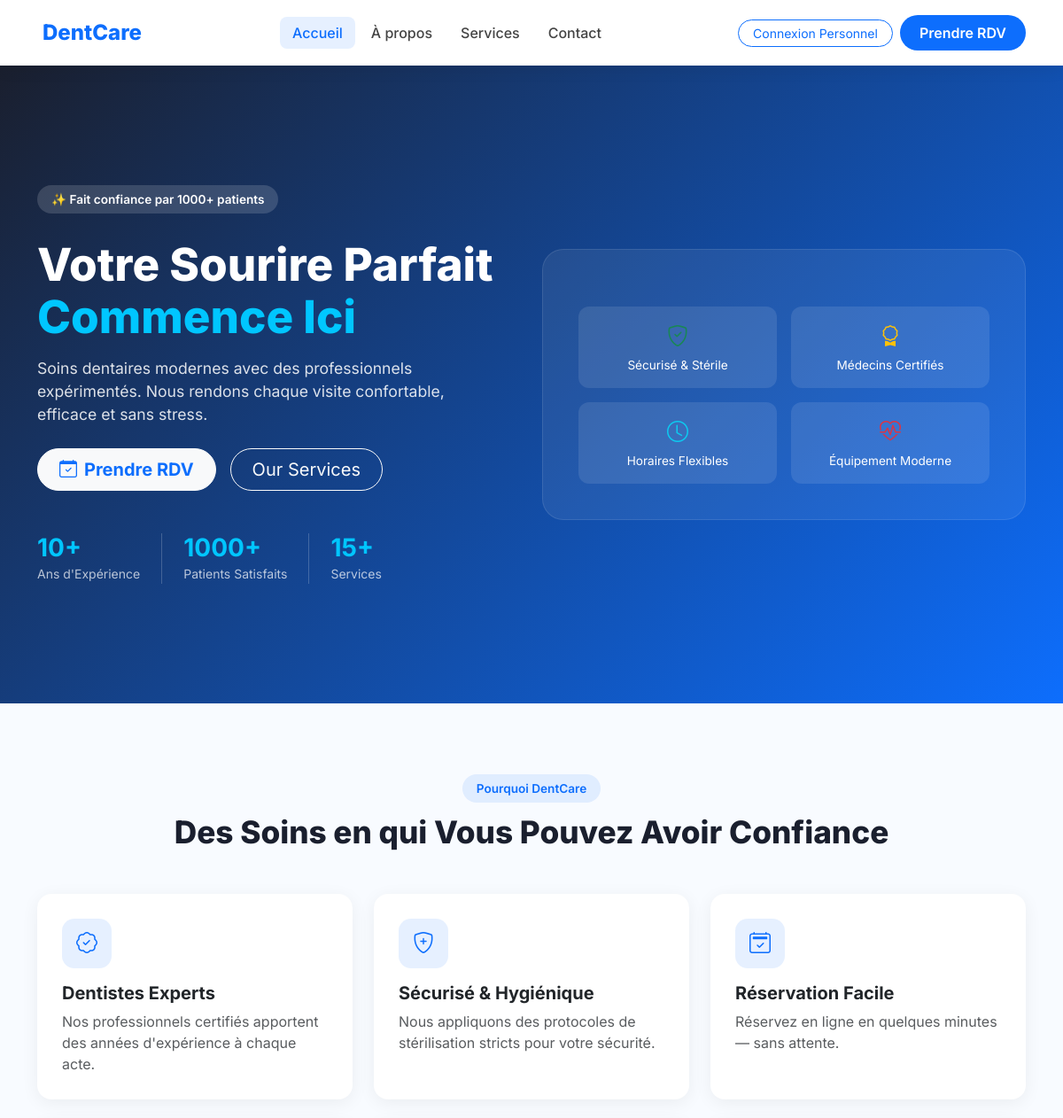
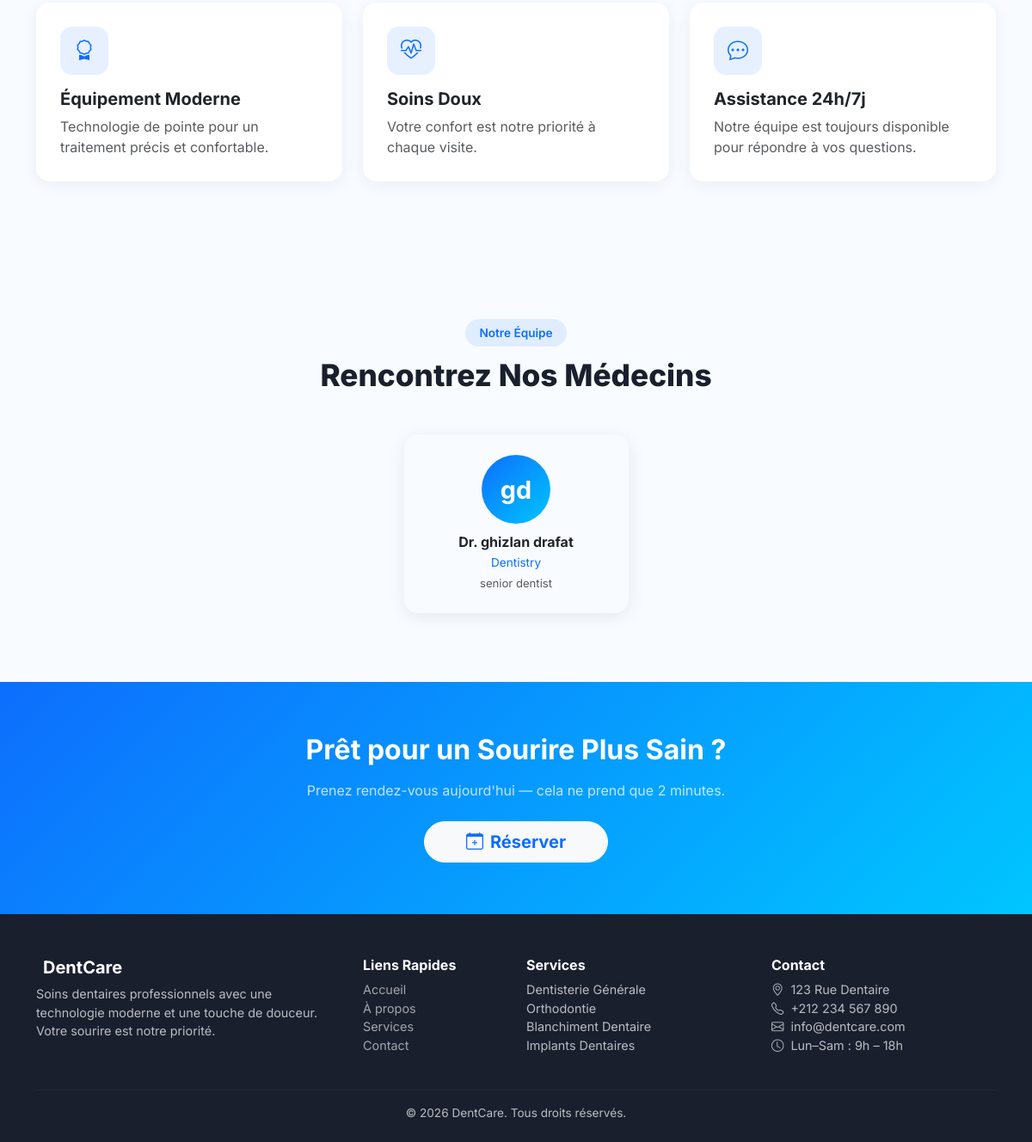
The page / on the database its author committed (2 pictures, top to bottom).
### clinic/models.py (models this page shows, shortened)
class Employee(models.Model):
    class Department(models.TextChoices):
        DENTISTRY    = 'dentistry',    'Dentistry'
        ORTHODONTICS = 'orthodontics', 'Orthodontics'
        RECEPTION    = 'reception',    'Reception'
        ADMIN        = 'admin',        'Admin'
    class Status(models.TextChoices):
        ACTIVE   = 'active',   'Active'
        INACTIVE = 'inactive', 'Inactive'
    emp_id     = models.CharField(max_length=10, unique=True, editable=False)
    user       = models.OneToOneField(
        'authentication.User',
        on_delete=models.CASCADE,
        related_name='employee_profile'
    )
    department = models.CharField(max_length=20, choices=Department.choices)
    position   = models.CharField(max_length=100)
    salary     = models.DecimalField(max_digits=10, decimal_places=2, default=0)
    hire_date  = models.DateField()
    status     = models.CharField(max_length=10, choices=Status.choices, default=Status.ACTIVE)
    notes      = models.TextField(blank=True)
    created_at = models.DateTimeField(auto_now_add=True)
    class Meta:
        ordering = ['emp_id']

### authentication/models.py (models this page shows, shortened)
class User(AbstractUser):
    class Role(models.TextChoices):
        ADMIN        = 'admin',        'Admin'
        DOCTOR       = 'doctor',       'Doctor'
        RECEPTIONIST = 'receptionist', 'Receptionist'
        PATIENT      = 'patient',      'Patient'
    role = models.CharField(
        max_length=20,
        choices=Role.choices,
        default=Role.PATIENT,
    )
    phone = models.CharField(max_length=20, blank=True)
    address = models.TextField(blank=True)
    profile_photo = models.ImageField(
        upload_to='profiles/', blank=True, null=True
    )

### home/views.py (the view)
# urls.py: path('', include('home.urls')),
def home(request):
    doctors = Employee.objects.filter(
        user__role='doctor', status='active'
    ).select_related('user')[:4]
    features = [
        ('patch-check',     'Dentistes Experts',    "Nos professionnels certifiés apportent des années d'expérience à chaque acte."),
        ('shield-plus',     'Sécurisé & Hygiénique', 'Nous appliquons des protocoles de stérilisation stricts pour votre sécurité.'),
        ('calendar2-check', 'Réservation Facile',    'Réservez en ligne en quelques minutes — sans attente.'),
        ('award',           'Équipement Moderne',    'Technologie de pointe pour un traitement précis et confortable.'),
        ('heart-pulse',     'Soins Doux',            'Votre confort est notre priorité à chaque visite.'),
        ('chat-dots',       'Assistance 24h/7j',     'Notre équipe est toujours disponible pour répondre à vos questions.'),
    ]
    return render(request, 'home/index.html', {
        'doctors':  doctors,
        'features': features,
    })

### templates/home/index.html (shortened to what this page needs)
{% extends 'home/base_public.html' %}
{% block nav_home %}active{% endblock %}
{% block content %}
<section style="background: linear-gradient(135deg, #1a1f2e 0%, #0d6efd 100%);
                padding: 100px 0; min-height: 90vh;
                display:flex; align-items:center;">
    <div class="container">
        <div class="row align-items-center">
            <div class="col-lg-6 text-white">
                <span class="section-badge" style="background:rgba(255,255,255,0.15);
                      color:white;">✨ Fait confiance par 1000+ patients</span>
                <h1 style="font-size:3.2rem; font-weight:800; line-height:1.15;" class="mt-3">
                    Votre Sourire Parfait<br>
                    <span style="color: #00c6ff;">Commence Ici</span>
                </h1>
                <p class="mt-3 mb-4" style="font-size:1.1rem; opacity:0.85; max-width:480px;">
                    Soins dentaires modernes avec des professionnels expérimentés.
                    Nous rendons chaque visite confortable, efficace et sans stress.
                </p>
                <div class="d-flex gap-3 flex-wrap">
                    <a href="{% url 'home:book' %}"
                       class="btn btn-light btn-lg rounded-pill px-4 fw-bold"
                       style="color: #0d6efd;">
                        <i class="bi bi-calendar-check me-2"></i>Prendre RDV
                    </a>
                    <a href="{% url 'home:services' %}"
                       class="btn btn-outline-light btn-lg rounded-pill px-4">
                        Our Services
                    </a>
                </div>
                <div class="d-flex gap-4 mt-5">
                    <div>
                        <h3 class="fw-bold mb-0" style="color:#00c6ff;">10+</h3>
                        <small style="opacity:0.7;">Ans d'Expérience</small>
                    </div>
                    <div style="border-left:1px solid rgba(255,255,255,0.2); padding-left:1.5rem;">
                        <h3 class="fw-bold mb-0" style="color:#00c6ff;">1000+</h3>
                        <small style="opacity:0.7;">Patients Satisfaits</small>
                    </div>
                    <div style="border-left:1px solid rgba(255,255,255,0.2); padding-left:1.5rem;">
                        <h3 class="fw-bold mb-0" style="color:#00c6ff;">15+</h3>
                        <small style="opacity:0.7;">Services</small>
                    </div>
                </div>
            </div>
            <div class="col-lg-6 text-center mt-5 mt-lg-0">
                <div style="background:rgba(255,255,255,0.07); border-radius:24px;
                            padding:40px; border:1px solid rgba(255,255,255,0.1);">
                    <div class="row g-3 mt-2">
                        <div class="col-6">
                            <div style="background:rgba(255,255,255,0.1); border-radius:12px; padding:16px;">
                                <i class="bi bi-shield-check text-success fs-4"></i>
                                <p class="mb-0 mt-1 text-white" style="font-size:0.85rem;">Sécurisé & Stérile</p>
                            </div>
                        </div>
                        <div class="col-6">
                            <div style="background:rgba(255,255,255,0.1); border-radius:12px; padding:16px;">
                                <i class="bi bi-award text-warning fs-4"></i>
                                <p class="mb-0 mt-1 text-white" style="font-size:0.85rem;">Médecins Certifiés</p>
                            </div>
                        </div>
                        <div class="col-6">
                            <div style="background:rgba(255,255,255,0.1); border-radius:12px; padding:16px;">
                                <i class="bi bi-clock text-info fs-4"></i>
                                <p class="mb-0 mt-1 text-white" style="font-size:0.85rem;">Horaires Flexibles</p>
                            </div>
                        </div>
                        <div class="col-6">
                            <div style="background:rgba(255,255,255,0.1); border-radius:12px; padding:16px;">
                                <i class="bi bi-heart-pulse text-danger fs-4"></i>
                                <p class="mb-0 mt-1 text-white" style="font-size:0.85rem;">Équipement Moderne</p>
                            </div>
                        </div>
                    </div>
                </div>
            </div>
        </div>
    </div>
</section>
<section class="bg-light-custom">
    <div class="container">
        <div class="text-center mb-5">
            <span class="section-badge">Pourquoi DentCare</span>
            <h2 class="section-title">Des Soins en qui Vous Pouvez Avoir Confiance</h2>
        </div>
        <div class="row g-4">
            {% for icon, title, text in features %}
            <div class="col-md-4">
                <div class="feature-card h-100">
                    <div class="feature-icon">
                        <i class="bi bi-{{ icon }}"></i>
                    </div>
                    <h5 class="fw-bold">{{ title }}</h5>
                    <p class="text-muted mb-0">{{ text }}</p>
                </div>
            </div>
            {% endfor %}
        </div>
    </div>
</section>
{% if doctors %}
<section>
    <div class="container">
        <div class="text-center mb-5">
            <span class="section-badge">Notre Équipe</span>
            <h2 class="section-title">Rencontrez Nos Médecins</h2>
        </div>
        <div class="row g-4 justify-content-center">
            {% for doctor in doctors %}
            <div class="col-md-3 col-sm-6">
                <div class="doctor-card text-center p-4">
                    <div class="doctor-avatar mx-auto">
                        {{ doctor.user.first_name.0 }}{{ doctor.user.last_name.0 }}
                    </div>
                    <h6 class="fw-bold mb-1">
                        Dr. {{ doctor.user.get_full_name }}
                    </h6>
                    <p class="text-primary mb-1" style="font-size:0.85rem;">
                        {{ doctor.get_department_display }}
                    </p>
                    <p class="text-muted mb-0" style="font-size:0.82rem;">
                        {{ doctor.position }}
                    </p>
                </div>
            </div>
            {% endfor %}
        </div>
    </div>
</section>
{% endif %}
<section style="background: linear-gradient(135deg, #0d6efd, #00c6ff); padding:60px 0;">
    <div class="container text-center text-white">
        <h2 class="fw-bold mb-3">Prêt pour un Sourire Plus Sain ?</h2>
        <p class="mb-4 opacity-75">
            Prenez rendez-vous aujourd'hui — cela ne prend que 2 minutes.
        </p>
        <a href="{% url 'home:book' %}"
           class="btn btn-light btn-lg rounded-pill px-5 fw-bold"
           style="color:#0d6efd;">
            <i class="bi bi-calendar-plus me-2"></i>Réserver
        </a>
    </div>
</section>
{% endblock %}

### templates/home/base_public.html (style rules this page uses)
:root { --primary: #0d6efd; --primary-dark: #0a58ca; --accent: #00c6ff; --dark: #1a1f2e; --light-bg: #f8fbff; }
* { font-family: 'Inter', sans-serif; }
section { padding: 80px 0; }
.section-badge { display: inline-block; background: rgba(13,110,253,0.1); color: var(--primary); padding: 6px 16px; border-radius: 20px; font-size: 0.85rem; font-weight: 600; margin-bottom: 12px; }
.section-title { font-size: 2.2rem; font-weight: 800; color: var(--dark); line-height: 1.2; }
.feature-card { border: none; border-radius: 16px; padding: 28px; transition: all 0.3s; background: white; box-shadow: 0 4px 20px rgba(0,0,0,0.06); }
.feature-icon { width: 56px; height: 56px; border-radius: 14px; background: rgba(13,110,253,0.1); display: flex; align-items: center; justify-content: center; font-size: 1.5rem; color: var(--primary); margin-bottom: 16px; }
.doctor-card { border: none; border-radius: 16px; overflow: hidden; box-shadow: 0 4px 20px rgba(0,0,0,0.08); transition: all 0.3s; }
.doctor-avatar { width: 80px; height: 80px; border-radius: 50%; background: linear-gradient(135deg, var(--primary), var(--accent)); display: flex; align-items: center; justify-content: center; font-size: 1.8rem; color: white; font-weight: 700; margin: 0 auto 12px; }
.bg-light-custom { background: var(--light-bg); }

### rows shown on the page
Employee: user.first_name.0 "g", user.last_name.0 "d", user.get_full_name "ghizlan drafat", department "Dentistry", position "senior dentist"

### other values the page prints
{{ title }} "Dentistes Experts" "Sécurisé & Hygiénique" "Réservation Facile" "Équipement Moderne" "Soins Doux" "Assistance 24h/7j"
{{ text }} "Nos professionnels certifiés apportent des années d'expérience à chaque acte." "Nous appliquons des protocoles de stérilisation stricts pour votre sécurité." "Réservez en ligne en quelques minutes — sans attente." "Technologie de pointe pour un traitement précis et confortable." "Votre confort est notre priorité à chaque visite." "Notre équipe est toujours disponible pour répondre à vos questions."
